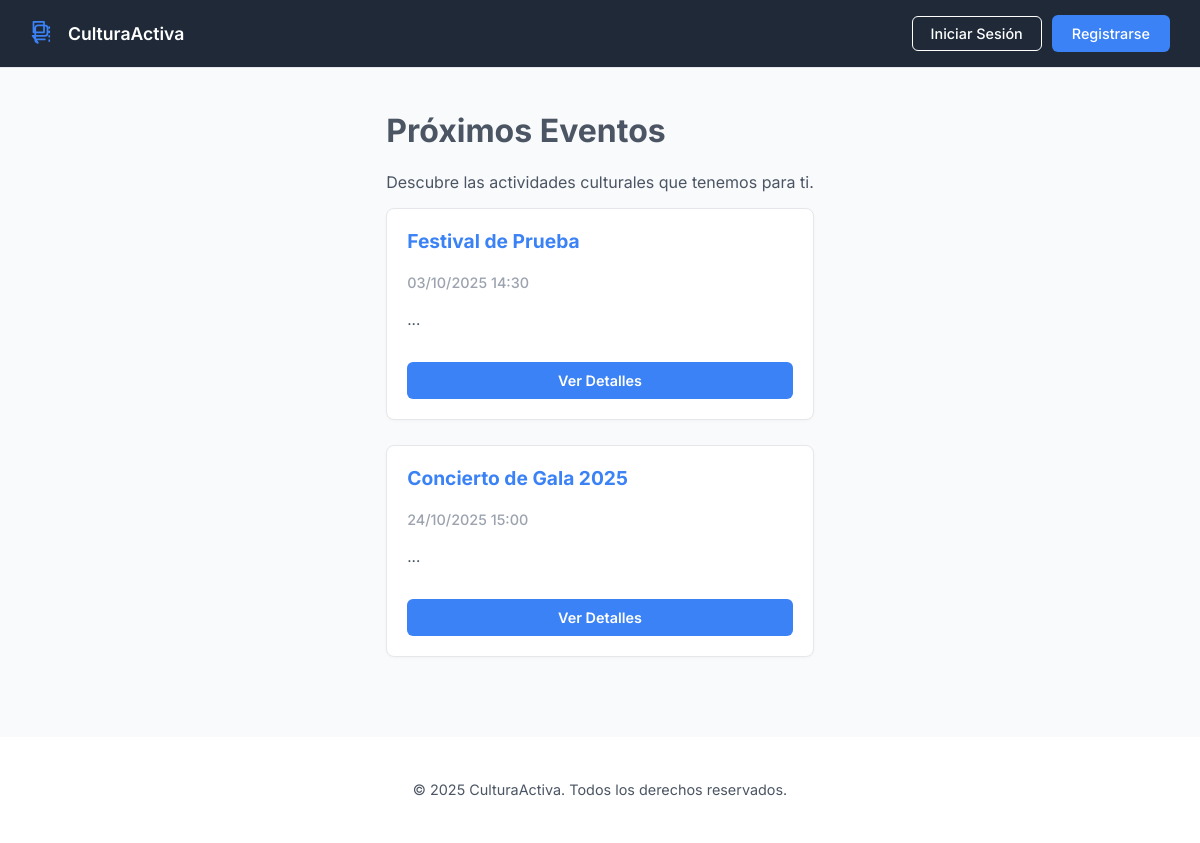
The page / on the database its author committed.
### tables this page shows
CREATE TABLE `eventos` (
  `id_evento` int(11) NOT NULL,
  `nombre` varchar(255) NOT NULL,
  `descripcion` text DEFAULT NULL,
  `fecha_evento` datetime NOT NULL,
  `lugar` varchar(255) NOT NULL,
  `id_organizador` int(11) DEFAULT NULL,
  `fecha_publicacion` timestamp NOT NULL DEFAULT current_timestamp(),
  `estado` varchar(50) DEFAULT 'Borrador',
  `capacidad` int(11) DEFAULT 500,
  `visibilidad` varchar(50) DEFAULT 'Público'
);

### index.php (the view)
<?php
require 'includes/db_connection.php';
$stmt = $pdo->query("
    SELECT * FROM eventos
    WHERE estado = 'Publicado'
    ORDER BY fecha_evento ASC
");
$eventos = $stmt->fetchAll();
include 'includes_public/header.php';
?>
<h1>Próximos Eventos</h1>
<p>Descubre las actividades culturales que tenemos para ti.</p>
<div class="event-grid">
    <?php if (count($eventos) > 0): ?>
        <?php foreach ($eventos as $evento): ?>
            <div class="event-card">
                <div class="event-card-body">
                    <h3><?php echo htmlspecialchars($evento['nombre']); ?></h3>
                    <p class="date"><?php echo date('d/m/Y H:i', strtotime($evento['fecha_evento'])); ?></p>
                    <p><?php echo htmlspecialchars(substr($evento['descripcion'], 0, 100)) . '...'; ?></p>
                    <a href="evento_publico.php?id=<?php echo $evento['id_evento']; ?>" class="btn btn-primary">Ver Detalles</a>
                </div>
            </div>
        <?php endforeach; ?>
    <?php else: ?>
        <p>No hay eventos publicados por el momento.</p>
    <?php endif; ?>
</div>
<?php include 'includes_public/footer.php';  ?>

### public/css/style.css (style rules this page uses)
:root { --primary-blue: #3B82F6; --primary-light-blue: #EFF6FF; --dark-blue-grey: #1F2937; --background-body: #F9FAFB; --card-bg: #FFFFFF; --border-light: #E5E7EB; --text-title: #111827; --text-body: #4B5563; --text-muted: #9CA3AF; --success-green: #10B981; --success-bg: #D1FAE5; --danger-red: #EF4444; --danger-bg: #FEE2E2; --warning-orange: #F59E0B; --warning-bg: #FFFBEB; --info-purple: #8B5CF6; --info-bg: #EDE9FE; }
body, html { margin: 0; padding: 0; font-family: 'Inter', -apple-system, BlinkMacSystemFont, "Segoe UI", Roboto, "Helvetica Neue", Arial, sans-serif; background-color: var(--background-body); color: var(--text-body); }
* { box-sizing: border-box; }
body { padding-top: 60px; padding-left: 240px; }
body.public-page { padding-top: 0; padding-left: 0; display: flex; flex-direction: column; min-height: 100vh; }
.btn { padding: 10px 20px; border: none; border-radius: 6px; cursor: pointer; text-decoration: none; font-size: 0.9rem; font-weight: 600; display: inline-block; transition: all 0.2s ease; }
.btn-primary { background-color: var(--primary-blue); color: white; }
.event-grid { display: grid; grid-template-columns: repeat(auto-fit, minmax(300px, 1fr)); gap: 25px; }
.event-card { background: var(--card-bg); border: 1px solid var(--border-light); border-radius: 8px; overflow: hidden; box-shadow: 0 1px 3px rgba(0, 0, 0, 0.03); transition: all 0.2s ease; }
.event-card-body { padding: 20px; }
.event-card h3 { margin-top: 0; color: var(--primary-blue); font-size: 1.2rem; }
.event-card .date { color: var(--text-muted); font-weight: 500; margin-bottom: 10px; font-size: 0.9rem; }
.event-card p { font-size: 0.95rem; line-height: 1.5; }
.event-card .btn { width: 100%; text-align: center; margin-top: 15px; }

### rows shown on the page
eventos: nombre "Festival de Prueba", fecha_evento "03/10/2025 14:30"
eventos: nombre "Concierto de Gala 2025", fecha_evento "24/10/2025 15:00"
